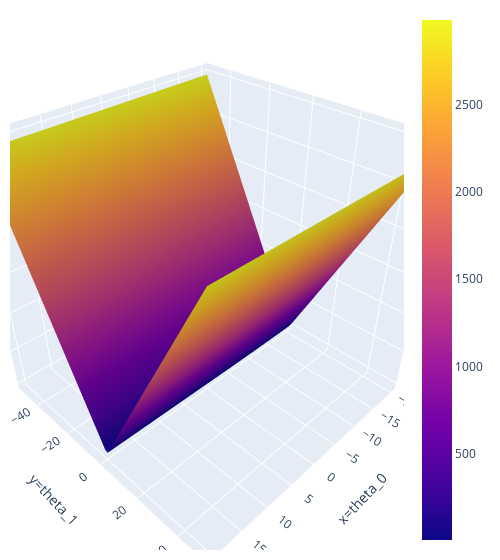

This figure's notebook cell:
### Code cell
# Just run this cell
import itertools
import plotly.graph_objects as go

data_linear = boba_df

def mAe_linear(theta_0, theta_1, data_linear):
    data_x, data_y = data_linear.iloc[:,0], data_linear.iloc[:,1]
    return np.mean(np.array([np.abs(y - (theta_0+theta_1*x)) for x, y in zip(data_x, data_y)]), axis=0)

theta_0_values = np.linspace(-20, 20, 80)
theta_1_values = np.linspace(-50, 50, 80)
mAe_values = [mAe_linear(theta_0, theta_1, data_linear) \
              for theta_0, theta_1 in itertools.product(theta_0_values, theta_1_values)]
mAe_values = np.reshape(mAe_values, (len(theta_0_values), len(theta_1_values)), order='F')

# Optimal point
fig_lin_mae = go.Figure(data=[go.Surface(x=theta_0_values, y=theta_1_values, z=mAe_values,name='z=MAE')])

fig_lin_mae.update_layout(
    autosize=False,
    scene = dict(
                    xaxis_title='x=theta_0',
                    yaxis_title='y=theta_1',
                    zaxis_title='z=MAE'),
                    width=500,
                    margin=dict(r=20, b=10, l=10, t=10))
fig_lin_mae.show()

### Figure 1 — Plotly figure (JSON) as saved in the notebook; plotly's stock layout.template omitted (floating-point values rounded to 4 significant figures; data arrays with more than 128 entries replaced by an {"elided": "..."} marker saying what was removed)
{"data": [{"name": "z=MAE", "type": "surface", "x": [-20.0, -19.49, -18.99, -18.48, -17.97, -17.47, -16.96, -16.46, -15.95, -15.44, -14.94, -14.43, -13.92, -13.42, -12.91, -12.41, -11.9, -11.39, -10.89, -10.38, -9.873, -9.367, -8.861, -8.354, -7.848, -7.342, -6.835, -6.329, -5.823, -5.316, -4.81, -4.304, -3.797, -3.291, -2.785, -2.278, -1.772, -1.266, -0.7595, -0.2532, 0.2532, 0.7595, 1.266, 1.772, 2.278, 2.785, 3.291, 3.797, 4.304, 4.81, 5.316, 5.823, 6.329, 6.835, 7.342, 7.848, 8.354, 8.861, 9.367, 9.873, 10.38, 10.89, 11.39, 11.9, 12.41, 12.91, 13.42, 13.92, 14.43, 14.94, 15.44, 15.95, 16.46, 16.96, 17.47, 17.97, 18.48, 18.99, 19.49, 20.0], "y": [-50.0, -48.73, -47.47, -46.2, -44.94, -43.67, -42.41, -41.14, -39.87, -38.61, -37.34, -36.08, -34.81, -33.54, -32.28, -31.01, -29.75, -28.48, -27.22, -25.95, -24.68, -23.42, -22.15, -20.89, -19.62, -18.35, -17.09, -15.82, -14.56, -13.29, -12.03, -10.76, -9.494, -8.228, -6.962, -5.696, -4.43, -3.165, -1.899, -0.6329, 0.6329, 1.899, 3.165, 4.43, 5.696, 6.962, 8.228, 9.494, 10.76, 12.03, 13.29, 14.56, 15.82, 17.09, 18.35, 19.62, 20.89, 22.15, 23.42, 24.68, 25.95, 27.22, 28.48, 29.75, 31.01, 32.28, 33.54, 34.81, 36.08, 37.34, 38.61, 39.87, 41.14, 42.41, 43.67, 44.94, 46.2, 47.47, 48.73, 50.0], "z": {"elided": "80x80 float values"}}], "layout": {"autosize": false, "margin": {"b": 10, "l": 10, "r": 20, "t": 10}, "scene": {"xaxis": {"title": {"text": "x=theta_0"}}, "yaxis": {"title": {"text": "y=theta_1"}}, "zaxis": {"title": {"text": "z=MAE"}}}, "width": 500}}
